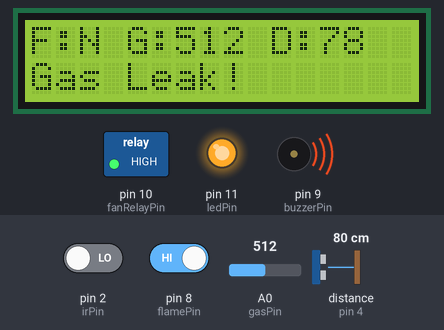
The sketch below on a simulated Arduino Uno, built with avr-gcc and run on an emulated ATmega328P. Parts: 16×2 character LCD, switched loads named in the sketch (green lamp = pin HIGH), output pins drawn as LEDs (lit = HIGH), buzzer (waves = sounding). Wiring (inferred from the names in the program): ultrasonic range finder: trigger pin 3; echo pin 4. The test bench sets the inputs (shaded band); at power-on: pin 8 (flamePin) HIGH, distance to the obstacle (sensor on pin 4) 80 cm, A0 (gasPin) = 512, pin 2 (irPin) LOW. The echo pulse lasts 58.3 µs per cm; pins used as bus, display or sensor lines are not drawn; what the sketch prints to the serial monitor is not drawn.

Above: at 3.3 s.
3.4 s: pin 8 (flamePin) driven LOW
At 4.2 s:
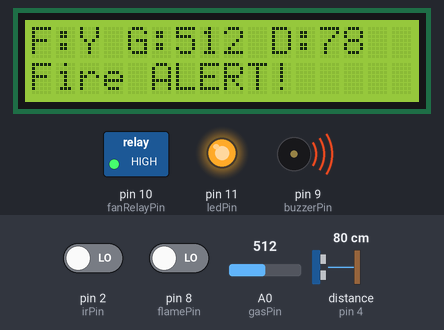
6.9 s: distance to the obstacle (sensor on pin 4) set to 4 cm
At 7.7 s:
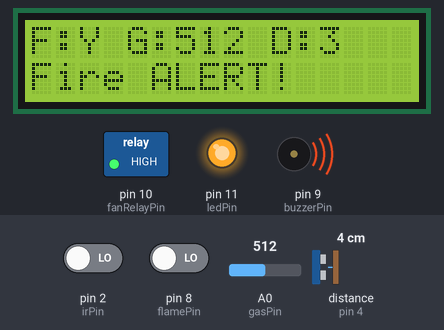
8.8 s: A0 (gasPin) set to 716
At 10.5 s:
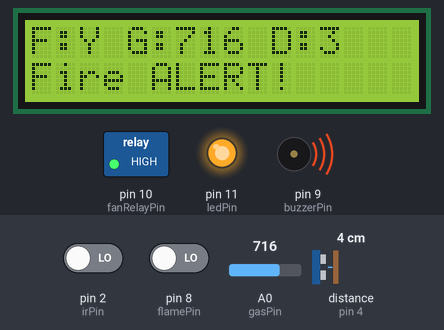
11.0 s: distance to the obstacle (sensor on pin 4) set to 2 cm
At 12.1 s:
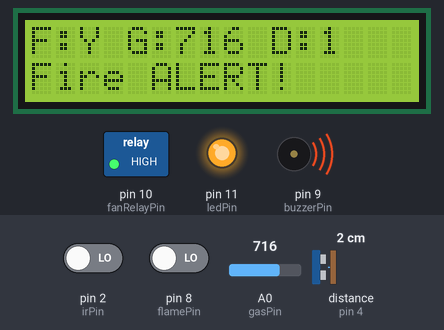
13.1 s: A0 (gasPin) set to 900
At 14.4 s:
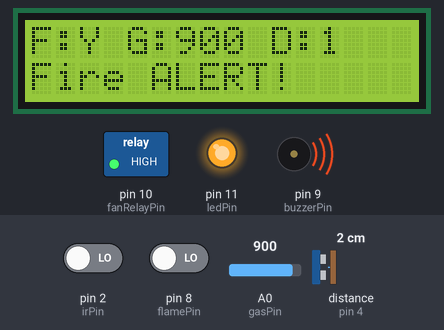
Timing chart, 0 to 16.1 s (numbered marks = the images above; inputs shaded):
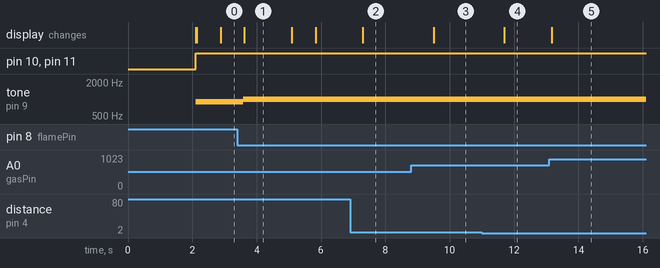

Measured:
- after the input at 3.4 s, tone on pin 9 (buzzerPin): 900 Hz → 1000 Hz after 0.18 s; the display: changes after 0.22 s (image 1)
- after the input at 6.9 s, the display: changes after 0.40 s (image 2)
- after the input at 8.8 s, the display: changes after 0.70 s (image 3)
- after the input at 11.0 s, the display: changes after 0.70 s (image 4)
- after the input at 13.1 s, the display: changes after 0.06 s (image 5)

The sketch:

smart_home.ino
```cpp
#include <Wire.h>
#include <LiquidCrystal_I2C.h>

// LCD setup
LiquidCrystal_I2C lcd(0x27, 16, 2);

// Pin definitions
const int flamePin = 8;
const int gasPin = A0;
const int irPin = 2;
const int trigPin = 3;
const int echoPin = 4;
const int buzzerPin = 9;
const int fanRelayPin = 10;
const int ledPin = 11;  // New LED (room light)

// Threshold values
const int smokeThreshold = 130;     // Adjust based on MQ2
const int distanceThreshold = 50;   // cm for intruder alert

void setup() {
  Serial.begin(9600);

  lcd.init();
  lcd.backlight();
  lcd.setCursor(0, 0);
  lcd.print(" Smart Solar Home ");
  lcd.setCursor(0, 1);
  lcd.print("  Initializing... ");

  pinMode(flamePin, INPUT);
  pinMode(gasPin, INPUT);
  pinMode(irPin, INPUT);
  pinMode(trigPin, OUTPUT);
  pinMode(echoPin, INPUT);
  pinMode(buzzerPin, OUTPUT);
  pinMode(fanRelayPin, OUTPUT);
  pinMode(ledPin, OUTPUT);

  digitalWrite(fanRelayPin, LOW);
  digitalWrite(ledPin, LOW);
  noTone(buzzerPin);

  delay(2000);
  lcd.clear();
}

void loop() {
  // --- Sensor readings ---
  int flameStatus = digitalRead(flamePin);
  int irStatus = digitalRead(irPin);
  int gasValue = analogRead(gasPin);

  // --- Measure Distance (ultrasonic) ---
  digitalWrite(trigPin, LOW);
  delayMicroseconds(2);
  digitalWrite(trigPin, HIGH);
  delayMicroseconds(10);
  digitalWrite(trigPin, LOW);

  long duration = pulseIn(echoPin, HIGH);
  int distance = duration * 0.034 / 2;

  // --- Debug info ---
  Serial.print("Flame: "); Serial.print(flameStatus == LOW ? "YES" : "NO");
  Serial.print(" | Gas: "); Serial.print(gasValue);
  Serial.print(" | IR: "); Serial.print(irStatus == HIGH ? "MOTION" : "NONE");
  Serial.print(" | Distance: "); Serial.print(distance);
  Serial.println(" cm");

  // --- Determine conditions ---
  bool alert = false;
  bool motionDetected = (irStatus == HIGH);
  bool fanOn = false;
  String statusLine = "";

  if (flameStatus == LOW) {
    statusLine = "Fire ALERT!";
    tone(buzzerPin, 1000);
    alert = true;
  }
  else if (gasValue > smokeThreshold + 100) {
    statusLine = "Gas Leak!";
    tone(buzzerPin, 900);
    alert = true;
  }
  else if (gasValue > smokeThreshold) {
    statusLine = " Smoke Detected";
    tone(buzzerPin, 800);
    alert = true;
  }
  else if (distance < distanceThreshold && distance > 0) {
    statusLine = "Intruder Alert!";
    tone(buzzerPin, 1200);
    alert = true;
  }
  else if (motionDetected) {
    statusLine = "All Safe ";
    noTone(buzzerPin);
  }
  else {
    statusLine = "All Safe        ";
    noTone(buzzerPin);
  }

  // --- Fan and LED Control ---
  if (motionDetected || alert) {
    digitalWrite(fanRelayPin, HIGH);  // Fan ON
    digitalWrite(ledPin, HIGH);       // Light ON
    fanOn = true;
  } else {
    digitalWrite(fanRelayPin, LOW);   // Fan OFF
    digitalWrite(ledPin, LOW);        // Light OFF
    fanOn = false;
  }

  // --- LCD display ---
  lcd.setCursor(0, 0);
  lcd.print("F:");
  lcd.print(flameStatus == LOW ? "Y" : "N");
  lcd.print(" G:");
  lcd.print(gasValue);
  lcd.print(" D:");
  lcd.print(distance);
  lcd.print("  ");

  lcd.setCursor(0, 1);
  lcd.print(statusLine);
  int remaining = 16 - statusLine.length();
  for (int i = 0; i < remaining; i++) lcd.print(" ");

  // Fan indicator
  lcd.setCursor(14, 0);


  delay(700);
}
```
